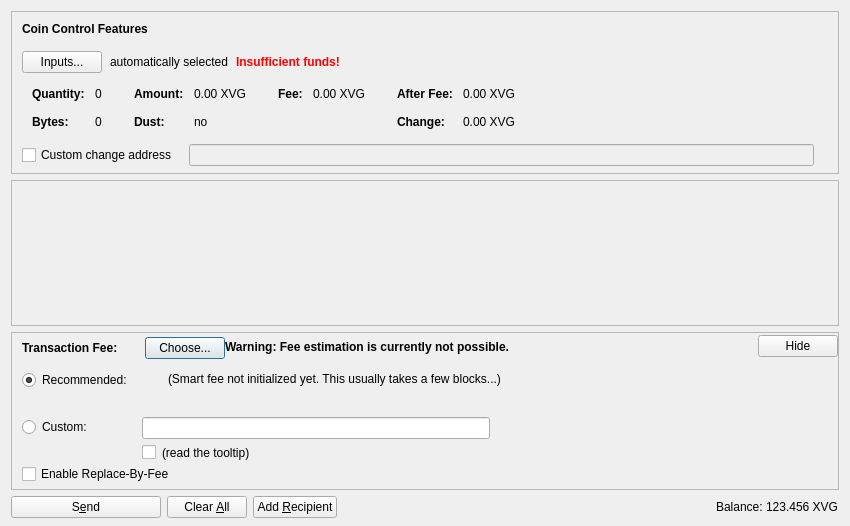
<?xml version="1.0" encoding="UTF-8"?>
<ui version="4.0">
 <class>SendCoinsDialog</class>
 <widget class="QDialog" name="SendCoinsDialog">
  <property name="geometry">
   <rect>
    <x>0</x>
    <y>0</y>
    <width>850</width>
    <height>526</height>
   </rect>
  </property>
  <property name="windowTitle">
   <string>Send Coins</string>
  </property>
  <layout class="QVBoxLayout" name="verticalLayout" stretch="0,1,0,0">
   <property name="bottomMargin">
    <number>8</number>
   </property>
   <item>
    <widget class="QFrame" name="frameCoinControl">
     <property name="sizePolicy">
      <sizepolicy hsizetype="Expanding" vsizetype="Expanding">
       <horstretch>0</horstretch>
       <verstretch>0</verstretch>
      </sizepolicy>
     </property>
     <property name="maximumSize">
      <size>
       <width>16777215</width>
       <height>16777215</height>
      </size>
     </property>
     <property name="frameShape">
      <enum>QFrame::StyledPanel</enum>
     </property>
     <property name="frameShadow">
      <enum>QFrame::Sunken</enum>
     </property>
     <layout class="QVBoxLayout" name="verticalLayoutCoinControl2">
      <property name="spacing">
       <number>0</number>
      </property>
      <property name="leftMargin">
       <number>0</number>
      </property>
      <property name="topMargin">
       <number>0</number>
      </property>
      <property name="rightMargin">
       <number>0</number>
      </property>
      <property name="bottomMargin">
       <number>6</number>
      </property>
      <item>
       <layout class="QVBoxLayout" name="verticalLayoutCoinControl" stretch="0,0,0,0,1">
        <property name="spacing">
         <number>0</number>
        </property>
        <property name="leftMargin">
         <number>10</number>
        </property>
        <property name="topMargin">
         <number>10</number>
        </property>
        <item>
         <layout class="QHBoxLayout" name="horizontalLayoutCoinControl1">
          <property name="bottomMargin">
           <number>15</number>
          </property>
          <item>
           <widget class="QLabel" name="labelCoinControlFeatures">
            <property name="sizePolicy">
             <sizepolicy hsizetype="Preferred" vsizetype="Maximum">
              <horstretch>0</horstretch>
              <verstretch>0</verstretch>
             </sizepolicy>
            </property>
            <property name="font">
             <font>
              <weight>75</weight>
              <bold>true</bold>
             </font>
            </property>
            <property name="styleSheet">
             <string notr="true">font-weight:bold;</string>
            </property>
            <property name="text">
             <string>Coin Control Features</string>
            </property>
           </widget>
          </item>
         </layout>
        </item>
        <item>
         <layout class="QHBoxLayout" name="horizontalLayoutCoinControl2" stretch="0,0,0,0">
          <property name="spacing">
           <number>8</number>
          </property>
          <property name="bottomMargin">
           <number>10</number>
          </property>
          <item>
           <widget class="QPushButton" name="pushButtonCoinControl">
            <property name="styleSheet">
             <string notr="true"/>
            </property>
            <property name="text">
             <string>Inputs...</string>
            </property>
            <property name="autoDefault">
             <bool>false</bool>
            </property>
           </widget>
          </item>
          <item>
           <widget class="QLabel" name="labelCoinControlAutomaticallySelected">
            <property name="text">
             <string>automatically selected</string>
            </property>
            <property name="margin">
             <number>5</number>
            </property>
           </widget>
          </item>
          <item>
           <widget class="QLabel" name="labelCoinControlInsuffFunds">
            <property name="font">
             <font>
              <weight>75</weight>
              <bold>true</bold>
             </font>
            </property>
            <property name="styleSheet">
             <string notr="true">color:red;font-weight:bold;</string>
            </property>
            <property name="text">
             <string>Insufficient funds!</string>
            </property>
            <property name="margin">
             <number>5</number>
            </property>
           </widget>
          </item>
          <item>
           <spacer name="horizontalSpacerCoinControl">
            <property name="orientation">
             <enum>Qt::Horizontal</enum>
            </property>
            <property name="sizeHint" stdset="0">
             <size>
              <width>40</width>
              <height>1</height>
             </size>
            </property>
           </spacer>
          </item>
         </layout>
        </item>
        <item>
         <widget class="QWidget" name="widgetCoinControl" native="true">
          <property name="sizePolicy">
           <sizepolicy hsizetype="Preferred" vsizetype="Preferred">
            <horstretch>0</horstretch>
            <verstretch>0</verstretch>
           </sizepolicy>
          </property>
          <property name="minimumSize">
           <size>
            <width>0</width>
            <height>0</height>
           </size>
          </property>
          <property name="styleSheet">
           <string notr="true"/>
          </property>
          <layout class="QHBoxLayout" name="horizontalLayoutCoinControl5">
           <property name="leftMargin">
            <number>0</number>
           </property>
           <property name="topMargin">
            <number>0</number>
           </property>
           <property name="rightMargin">
            <number>0</number>
           </property>
           <property name="bottomMargin">
            <number>0</number>
           </property>
           <item>
            <layout class="QHBoxLayout" name="horizontalLayoutCoinControl3" stretch="0,0,0,1">
             <property name="spacing">
              <number>20</number>
             </property>
             <property name="topMargin">
              <number>0</number>
             </property>
             <property name="bottomMargin">
              <number>10</number>
             </property>
             <item>
              <layout class="QFormLayout" name="formLayoutCoinControl1">
               <property name="horizontalSpacing">
                <number>10</number>
               </property>
               <property name="verticalSpacing">
                <number>14</number>
               </property>
               <property name="leftMargin">
                <number>10</number>
               </property>
               <property name="topMargin">
                <number>4</number>
               </property>
               <property name="rightMargin">
                <number>6</number>
               </property>
               <item row="0" column="0">
                <widget class="QLabel" name="labelCoinControlQuantityText">
                 <property name="font">
                  <font>
                   <weight>75</weight>
                   <bold>true</bold>
                  </font>
                 </property>
                 <property name="text">
                  <string>Quantity:</string>
                 </property>
                 <property name="margin">
                  <number>0</number>
                 </property>
                </widget>
               </item>
               <item row="0" column="1">
                <widget class="QLabel" name="labelCoinControlQuantity">
                 <property name="cursor">
                  <cursorShape>IBeamCursor</cursorShape>
                 </property>
                 <property name="contextMenuPolicy">
                  <enum>Qt::ActionsContextMenu</enum>
                 </property>
                 <property name="text">
                  <string notr="true">0</string>
                 </property>
                 <property name="margin">
                  <number>0</number>
                 </property>
                 <property name="textInteractionFlags">
                  <set>Qt::LinksAccessibleByMouse|Qt::TextSelectableByKeyboard|Qt::TextSelectableByMouse</set>
                 </property>
                </widget>
               </item>
               <item row="1" column="0">
                <widget class="QLabel" name="labelCoinControlBytesText">
                 <property name="font">
                  <font>
                   <weight>75</weight>
                   <bold>true</bold>
                  </font>
                 </property>
                 <property name="text">
                  <string>Bytes:</string>
                 </property>
                </widget>
               </item>
               <item row="1" column="1">
                <widget class="QLabel" name="labelCoinControlBytes">
                 <property name="cursor">
                  <cursorShape>IBeamCursor</cursorShape>
                 </property>
                 <property name="contextMenuPolicy">
                  <enum>Qt::ActionsContextMenu</enum>
                 </property>
                 <property name="text">
                  <string notr="true">0</string>
                 </property>
                 <property name="textInteractionFlags">
                  <set>Qt::LinksAccessibleByMouse|Qt::TextSelectableByKeyboard|Qt::TextSelectableByMouse</set>
                 </property>
                </widget>
               </item>
              </layout>
             </item>
             <item>
              <layout class="QFormLayout" name="formLayoutCoinControl2">
               <property name="horizontalSpacing">
                <number>10</number>
               </property>
               <property name="verticalSpacing">
                <number>14</number>
               </property>
               <property name="leftMargin">
                <number>6</number>
               </property>
               <property name="topMargin">
                <number>4</number>
               </property>
               <property name="rightMargin">
                <number>6</number>
               </property>
               <item row="0" column="0">
                <widget class="QLabel" name="labelCoinControlAmountText">
                 <property name="font">
                  <font>
                   <weight>75</weight>
                   <bold>true</bold>
                  </font>
                 </property>
                 <property name="text">
                  <string>Amount:</string>
                 </property>
                 <property name="margin">
                  <number>0</number>
                 </property>
                </widget>
               </item>
               <item row="0" column="1">
                <widget class="QLabel" name="labelCoinControlAmount">
                 <property name="cursor">
                  <cursorShape>IBeamCursor</cursorShape>
                 </property>
                 <property name="contextMenuPolicy">
                  <enum>Qt::ActionsContextMenu</enum>
                 </property>
                 <property name="text">
                  <string notr="true">0.00 XVG</string>
                 </property>
                 <property name="textInteractionFlags">
                  <set>Qt::LinksAccessibleByMouse|Qt::TextSelectableByKeyboard|Qt::TextSelectableByMouse</set>
                 </property>
                </widget>
               </item>
               <item row="1" column="0">
                <widget class="QLabel" name="labelCoinControlLowOutputText">
                 <property name="font">
                  <font>
                   <weight>75</weight>
                   <bold>true</bold>
                  </font>
                 </property>
                 <property name="text">
                  <string>Dust:</string>
                 </property>
                </widget>
               </item>
               <item row="1" column="1">
                <widget class="QLabel" name="labelCoinControlLowOutput">
                 <property name="cursor">
                  <cursorShape>IBeamCursor</cursorShape>
                 </property>
                 <property name="contextMenuPolicy">
                  <enum>Qt::ActionsContextMenu</enum>
                 </property>
                 <property name="text">
                  <string notr="true">no</string>
                 </property>
                 <property name="textInteractionFlags">
                  <set>Qt::LinksAccessibleByMouse|Qt::TextSelectableByKeyboard|Qt::TextSelectableByMouse</set>
                 </property>
                </widget>
               </item>
              </layout>
             </item>
             <item>
              <layout class="QFormLayout" name="formLayoutCoinControl3">
               <property name="horizontalSpacing">
                <number>10</number>
               </property>
               <property name="verticalSpacing">
                <number>14</number>
               </property>
               <property name="leftMargin">
                <number>6</number>
               </property>
               <property name="topMargin">
                <number>4</number>
               </property>
               <property name="rightMargin">
                <number>6</number>
               </property>
               <item row="0" column="0">
                <widget class="QLabel" name="labelCoinControlFeeText">
                 <property name="font">
                  <font>
                   <weight>75</weight>
                   <bold>true</bold>
                  </font>
                 </property>
                 <property name="text">
                  <string>Fee:</string>
                 </property>
                 <property name="margin">
                  <number>0</number>
                 </property>
                </widget>
               </item>
               <item row="0" column="1">
                <widget class="QLabel" name="labelCoinControlFee">
                 <property name="cursor">
                  <cursorShape>IBeamCursor</cursorShape>
                 </property>
                 <property name="contextMenuPolicy">
                  <enum>Qt::ActionsContextMenu</enum>
                 </property>
                 <property name="text">
                  <string notr="true">0.00 XVG</string>
                 </property>
                 <property name="textInteractionFlags">
                  <set>Qt::LinksAccessibleByMouse|Qt::TextSelectableByKeyboard|Qt::TextSelectableByMouse</set>
                 </property>
                </widget>
               </item>
              </layout>
             </item>
             <item>
              <layout class="QFormLayout" name="formLayoutCoinControl4">
               <property name="horizontalSpacing">
                <number>10</number>
               </property>
               <property name="verticalSpacing">
                <number>14</number>
               </property>
               <property name="leftMargin">
                <number>6</number>
               </property>
               <property name="topMargin">
                <number>4</number>
               </property>
               <property name="rightMargin">
                <number>6</number>
               </property>
               <item row="0" column="0">
                <widget class="QLabel" name="labelCoinControlAfterFeeText">
                 <property name="font">
                  <font>
                   <weight>75</weight>
                   <bold>true</bold>
                  </font>
                 </property>
                 <property name="text">
                  <string>After Fee:</string>
                 </property>
                 <property name="margin">
                  <number>0</number>
                 </property>
                </widget>
               </item>
               <item row="0" column="1">
                <widget class="QLabel" name="labelCoinControlAfterFee">
                 <property name="cursor">
                  <cursorShape>IBeamCursor</cursorShape>
                 </property>
                 <property name="contextMenuPolicy">
                  <enum>Qt::ActionsContextMenu</enum>
                 </property>
                 <property name="text">
                  <string notr="true">0.00 XVG</string>
                 </property>
                 <property name="textInteractionFlags">
                  <set>Qt::LinksAccessibleByMouse|Qt::TextSelectableByKeyboard|Qt::TextSelectableByMouse</set>
                 </property>
                </widget>
               </item>
               <item row="1" column="0">
                <widget class="QLabel" name="labelCoinControlChangeText">
                 <property name="font">
                  <font>
                   <weight>75</weight>
                   <bold>true</bold>
                  </font>
                 </property>
                 <property name="text">
                  <string>Change:</string>
                 </property>
                </widget>
               </item>
               <item row="1" column="1">
                <widget class="QLabel" name="labelCoinControlChange">
                 <property name="cursor">
                  <cursorShape>IBeamCursor</cursorShape>
                 </property>
                 <property name="contextMenuPolicy">
                  <enum>Qt::ActionsContextMenu</enum>
                 </property>
                 <property name="text">
                  <string notr="true">0.00 XVG</string>
                 </property>
                 <property name="textInteractionFlags">
                  <set>Qt::LinksAccessibleByMouse|Qt::TextSelectableByKeyboard|Qt::TextSelectableByMouse</set>
                 </property>
                </widget>
               </item>
              </layout>
             </item>
            </layout>
           </item>
          </layout>
         </widget>
        </item>
        <item>
         <layout class="QHBoxLayout" name="horizontalLayoutCoinControl4" stretch="0,0,0">
          <property name="spacing">
           <number>12</number>
          </property>
          <property name="sizeConstraint">
           <enum>QLayout::SetDefaultConstraint</enum>
          </property>
          <property name="topMargin">
           <number>5</number>
          </property>
          <property name="rightMargin">
           <number>5</number>
          </property>
          <item>
           <widget class="QCheckBox" name="checkBoxCoinControlChange">
            <property name="toolTip">
             <string>If this is activated, but the change address is empty or invalid, change will be sent to a newly generated address.</string>
            </property>
            <property name="text">
             <string>Custom change address</string>
            </property>
           </widget>
          </item>
          <item>
           <widget class="QValidatedLineEdit" name="lineEditCoinControlChange">
            <property name="enabled">
             <bool>false</bool>
            </property>
            <property name="sizePolicy">
             <sizepolicy hsizetype="Expanding" vsizetype="Fixed">
              <horstretch>0</horstretch>
              <verstretch>0</verstretch>
             </sizepolicy>
            </property>
           </widget>
          </item>
          <item>
           <widget class="QLabel" name="labelCoinControlChangeLabel">
            <property name="sizePolicy">
             <sizepolicy hsizetype="Preferred" vsizetype="Expanding">
              <horstretch>0</horstretch>
              <verstretch>0</verstretch>
             </sizepolicy>
            </property>
            <property name="minimumSize">
             <size>
              <width>0</width>
              <height>0</height>
             </size>
            </property>
            <property name="text">
             <string/>
            </property>
            <property name="margin">
             <number>3</number>
            </property>
           </widget>
          </item>
         </layout>
        </item>
        <item>
         <spacer name="verticalSpacerCoinControl">
          <property name="orientation">
           <enum>Qt::Vertical</enum>
          </property>
          <property name="sizeHint" stdset="0">
           <size>
            <width>800</width>
            <height>1</height>
           </size>
          </property>
         </spacer>
        </item>
       </layout>
      </item>
     </layout>
    </widget>
   </item>
   <item>
    <widget class="QScrollArea" name="scrollArea">
     <property name="widgetResizable">
      <bool>true</bool>
     </property>
     <widget class="QWidget" name="scrollAreaWidgetContents">
      <property name="geometry">
       <rect>
        <x>0</x>
        <y>0</y>
        <width>830</width>
        <height>104</height>
       </rect>
      </property>
      <layout class="QVBoxLayout" name="verticalLayout_2" stretch="0,1">
       <property name="leftMargin">
        <number>0</number>
       </property>
       <property name="topMargin">
        <number>0</number>
       </property>
       <property name="rightMargin">
        <number>0</number>
       </property>
       <property name="bottomMargin">
        <number>0</number>
       </property>
       <item>
        <layout class="QVBoxLayout" name="entries">
         <property name="spacing">
          <number>6</number>
         </property>
        </layout>
       </item>
       <item>
        <spacer name="verticalSpacer">
         <property name="orientation">
          <enum>Qt::Vertical</enum>
         </property>
         <property name="sizeHint" stdset="0">
          <size>
           <width>20</width>
           <height>40</height>
          </size>
         </property>
        </spacer>
       </item>
      </layout>
     </widget>
    </widget>
   </item>
   <item>
    <widget class="QFrame" name="frameFee">
     <property name="sizePolicy">
      <sizepolicy hsizetype="Expanding" vsizetype="Expanding">
       <horstretch>0</horstretch>
       <verstretch>0</verstretch>
      </sizepolicy>
     </property>
     <property name="maximumSize">
      <size>
       <width>16777215</width>
       <height>16777215</height>
      </size>
     </property>
     <property name="frameShape">
      <enum>QFrame::StyledPanel</enum>
     </property>
     <property name="frameShadow">
      <enum>QFrame::Sunken</enum>
     </property>
     <layout class="QVBoxLayout" name="verticalLayoutFee1">
      <property name="spacing">
       <number>0</number>
      </property>
      <property name="leftMargin">
       <number>0</number>
      </property>
      <property name="topMargin">
       <number>0</number>
      </property>
      <property name="rightMargin">
       <number>0</number>
      </property>
      <property name="bottomMargin">
       <number>0</number>
      </property>
      <item>
       <layout class="QVBoxLayout" name="verticalLayoutFee2" stretch="0,0,0">
        <property name="spacing">
         <number>0</number>
        </property>
        <property name="leftMargin">
         <number>10</number>
        </property>
        <property name="topMargin">
         <number>0</number>
        </property>
        <item>
         <layout class="QHBoxLayout" name="horizontalLayoutFee1">
          <property name="bottomMargin">
           <number>0</number>
          </property>
          <item>
           <layout class="QVBoxLayout" name="verticalLayoutFee7">
            <property name="spacing">
             <number>0</number>
            </property>
            <item>
             <spacer name="verticalSpacerSmartFee">
              <property name="orientation">
               <enum>Qt::Vertical</enum>
              </property>
              <property name="sizeType">
               <enum>QSizePolicy::Fixed</enum>
              </property>
              <property name="sizeHint" stdset="0">
               <size>
                <width>1</width>
                <height>4</height>
               </size>
              </property>
             </spacer>
            </item>
            <item>
             <layout class="QHBoxLayout" name="horizontalLayoutSmartFee">
              <property name="spacing">
               <number>10</number>
              </property>
              <item>
               <widget class="QLabel" name="labelFeeHeadline">
                <property name="sizePolicy">
                 <sizepolicy hsizetype="Preferred" vsizetype="Maximum">
                  <horstretch>0</horstretch>
                  <verstretch>0</verstretch>
                 </sizepolicy>
                </property>
                <property name="font">
                 <font>
                  <weight>75</weight>
                  <bold>true</bold>
                 </font>
                </property>
                <property name="styleSheet">
                 <string notr="true">font-weight:bold;</string>
                </property>
                <property name="text">
                 <string>Transaction Fee:</string>
                </property>
               </widget>
              </item>
              <item>
               <widget class="QLabel" name="labelFeeMinimized">
                <property name="text">
                 <string/>
                </property>
               </widget>
              </item>
              <item>
               <widget class="QPushButton" name="buttonChooseFee">
                <property name="text">
                 <string>Choose...</string>
                </property>
               </widget>
              </item>
             </layout>
            </item>
            <item>
             <spacer name="verticalSpacer_5">
              <property name="orientation">
               <enum>Qt::Vertical</enum>
              </property>
              <property name="sizeHint" stdset="0">
               <size>
                <width>1</width>
                <height>1</height>
               </size>
              </property>
             </spacer>
            </item>
           </layout>
          </item>
          <item>
           <widget class="QLabel" name="fallbackFeeWarningLabel">
            <property name="toolTip">
             <string>Using the fallbackfee can result in sending a transaction that will take several hours or days (or never) to confirm. Consider choosing your fee manually or wait until you have validated the complete chain.</string>
            </property>
            <property name="font">
            <font>
                <weight>75</weight>
                <bold>true</bold>
            </font>
            </property>
            <property name="text">
             <string>Warning: Fee estimation is currently not possible.</string>
            </property>
            <property name="wordWrap">
             <bool>false</bool>
            </property>
           </widget>
          </item>
          <item>
           <spacer name="horizontalSpacer_4">
            <property name="orientation">
             <enum>Qt::Horizontal</enum>
            </property>
            <property name="sizeType">
             <enum>QSizePolicy::MinimumExpanding</enum>
            </property>
            <property name="sizeHint" stdset="0">
             <size>
              <width>40</width>
              <height>20</height>
             </size>
            </property>
           </spacer>
          </item>
          <item>
           <widget class="QPushButton" name="buttonMinimizeFee">
            <property name="toolTip">
             <string>collapse fee-settings</string>
            </property>
            <property name="text">
             <string>Hide</string>
            </property>
           </widget>
          </item>
         </layout>
        </item>
        <item>
         <widget class="QFrame" name="frameFeeSelection">
          <layout class="QVBoxLayout" name="verticalLayoutFee12">
           <property name="spacing">
            <number>0</number>
           </property>
           <property name="leftMargin">
            <number>0</number>
           </property>
           <property name="topMargin">
            <number>0</number>
           </property>
           <property name="rightMargin">
            <number>0</number>
           </property>
           <property name="bottomMargin">
            <number>0</number>
           </property>
           <item>
            <layout class="QGridLayout" name="gridLayoutFee">
             <property name="topMargin">
              <number>10</number>
             </property>
             <property name="bottomMargin">
              <number>4</number>
             </property>
             <property name="horizontalSpacing">
              <number>10</number>
             </property>
             <property name="verticalSpacing">
              <number>4</number>
             </property>
             <item row="1" column="1">
              <layout class="QVBoxLayout" name="verticalLayoutFee8">
               <property name="spacing">
                <number>6</number>
               </property>
               <item>
                <layout class="QHBoxLayout" name="horizontalLayoutFee13">
                 <item>
                  <widget class="bitphantomAmountField" name="customFee"/>
                 </item>
                 <item>
                  <spacer name="horizontalSpacer_6">
                   <property name="orientation">
                    <enum>Qt::Horizontal</enum>
                   </property>
                   <property name="sizeHint" stdset="0">
                    <size>
                     <width>1</width>
                     <height>1</height>
                    </size>
                   </property>
                  </spacer>
                 </item>
                </layout>
               </item>
               <item>
                <layout class="QHBoxLayout" name="horizontalLayoutFee8">
                 <item>
                  <widget class="QCheckBox" name="checkBoxMinimumFee">
                   <property name="toolTip">
                    <string>Paying only the minimum fee is just fine as long as there is less transaction volume than space in the blocks. But be aware that this can end up in a never confirming transaction once there is more demand for bitphantom transactions than the network can process.</string>
                   </property>
                   <property name="text">
                    <string/>
                   </property>
                  </widget>
                 </item>
                 <item>
                  <widget class="QLabel" name="labelMinFeeWarning">
                   <property name="enabled">
                    <bool>true</bool>
                   </property>
                   <property name="toolTip">
                    <string>Paying only the minimum fee is just fine as long as there is less transaction volume than space in the blocks. But be aware that this can end up in a never confirming transaction once there is more demand for bitphantom transactions than the network can process.</string>
                   </property>
                   <property name="text">
                    <string>(read the tooltip)</string>
                   </property>
                   <property name="margin">
                    <number>5</number>
                   </property>
                  </widget>
                 </item>
                 <item>
                  <spacer name="horizontalSpacer_2">
                   <property name="orientation">
                    <enum>Qt::Horizontal</enum>
                   </property>
                   <property name="sizeHint" stdset="0">
                    <size>
                     <width>1</width>
                     <height>1</height>
                    </size>
                   </property>
                  </spacer>
                 </item>
                </layout>
               </item>
              </layout>
             </item>
             <item row="0" column="0">
              <layout class="QVBoxLayout" name="verticalLayoutFee4" stretch="0,1">
               <item>
                <widget class="QRadioButton" name="radioSmartFee">
                 <property name="text">
                  <string>Recommended:</string>
                 </property>
                 <property name="checked">
                  <bool>true</bool>
                 </property>
                 <attribute name="buttonGroup">
                  <string notr="true">groupFee</string>
                 </attribute>
                </widget>
               </item>
               <item>
                <spacer name="verticalSpacer_2">
                 <property name="orientation">
                  <enum>Qt::Vertical</enum>
                 </property>
                 <property name="sizeHint" stdset="0">
                  <size>
                   <width>1</width>
                   <height>1</height>
                  </size>
                 </property>
                </spacer>
               </item>
              </layout>
             </item>
             <item row="1" column="0">
              <layout class="QVBoxLayout" name="verticalLayoutFee9" stretch="0,1">
               <item>
                <widget class="QRadioButton" name="radioCustomFee">
                 <property name="text">
                  <string>Custom:</string>
                 </property>
                 <attribute name="buttonGroup">
                  <string notr="true">groupFee</string>
                 </attribute>
                </widget>
               </item>
               <item>
                <spacer name="verticalSpacer_6">
                 <property name="orientation">
                  <enum>Qt::Vertical</enum>
                 </property>
                 <property name="sizeHint" stdset="0">
                  <size>
                   <width>1</width>
                   <height>1</height>
                  </size>
                 </property>
                </spacer>
               </item>
              </layout>
             </item>
             <item row="0" column="1">
              <layout class="QVBoxLayout" name="verticalLayoutFee3" stretch="0,0,1">
               <property name="spacing">
                <number>6</number>
               </property>
               <property name="topMargin">
                <number>2</number>
               </property>
               <item>
                <layout class="QHBoxLayout" name="horizontalLayoutFee12">
                 <item>
                  <widget class="QLabel" name="labelSmartFee">
                   <property name="text">
                    <string/>
                   </property>
                   <property name="margin">
                    <number>2</number>
                   </property>
                  </widget>
                 </item>
                 <item>
                  <widget class="QLabel" name="labelFeeEstimation">
                   <property name="text">
                    <string/>
                   </property>
                  </widget>
                 </item>
                 <item>
                  <widget class="QLabel" name="labelSmartFee2">
                   <property name="text">
                    <string>(Smart fee not initialized yet. This usually takes a few blocks...)</string>
                   </property>
                   <property name="margin">
                    <number>2</number>
                   </property>
                  </widget>
                 </item>
                 <item>
                  <spacer name="horizontalSpacer_5">
                   <property name="orientation">
                    <enum>Qt::Horizontal</enum>
                   </property>
                   <property name="sizeHint" stdset="0">
                    <size>
                     <width>1</width>
                     <height>1</height>
                    </size>
                   </property>
                  </spacer>
                 </item>
                </layout>
               </item>
               <item>
                <layout class="QHBoxLayout" name="horizontalLayoutFee9">
                 <item>
                  <layout class="QVBoxLayout" name="verticalLayoutFee6">
                   <item>
                    <widget class="QLabel" name="labelSmartFee3">
                    
                     <property name="margin">
                      <number>2</number>
                     </property>
                    </widget>
                   </item>
                   <item>
                    <spacer name="verticalSpacer_3">
                     <property name="orientation">
                      <enum>Qt::Vertical</enum>
                     </property>
                     <property name="sizeHint" stdset="0">
                      <size>
                       <width>1</width>
                       <height>1</height>
                      </size>
                     </property>
                    </spacer>
                   </item>
                  </layout>
                 </item>
                 <item>
                  <layout class="QVBoxLayout" name="verticalLayoutFee5">
                   <property name="rightMargin">
                    <number>30</number>
                   </property>
                   <item>
                    <layout class="QHBoxLayout" name="horizontalLayoutConfTarget">
                     <property name="bottomMargin">
                      <number>0</number>
                     </property>
                     <item>
                      <spacer name="horizontalSpacerConfTarget">
                       <property name="orientation">
                        <enum>Qt::Horizontal</enum>
                       </property>
                       <property name="sizeHint" stdset="0">
                        <size>
                         <width>40</width>
                         <height>20</height>
                        </size>
                       </property>
                      </spacer>
                     </item>
                    </layout>
                   </item>
                  </layout>
                 </item>
                </layout>
               </item>
               <item>
                <spacer name="verticalSpacer_4">
                 <property name="orientation">
                  <enum>Qt::Vertical</enum>
                 </property>
                 <property name="sizeHint" stdset="0">
                  <size>
                   <width>1</width>
                   <height>1</height>
                  </size>
                 </property>
                </spacer>
               </item>
              </layout>
             </item>
            </layout>
           </item>
           <item>
            <widget class="QCheckBox" name="optInRBF">
             <property name="text">
              <string>Enable Replace-By-Fee</string>
             </property>
             <property name="toolTip">
              <string>With Replace-By-Fee (BIP-125) you can increase a transaction's fee after it is sent. Without this, a higher fee may be recommended to compensate for increased transaction delay risk.</string>
             </property>
            </widget>
           </item>
          </layout>
         </widget>
        </item>
        <item>
         <spacer name="verticalSpacerFee">
          <property name="orientation">
           <enum>Qt::Vertical</enum>
          </property>
          <property name="sizeHint" stdset="0">
           <size>
            <width>40</width>
            <height>5</height>
           </size>
          </property>
         </spacer>
        </item>
       </layout>
      </item>
     </layout>
    </widget>
   </item>
   <item>
    <layout class="QHBoxLayout" name="horizontalLayout">
     <item>
      <widget class="QPushButton" name="sendButton">
       <property name="minimumSize">
        <size>
         <width>150</width>
         <height>0</height>
        </size>
       </property>
       <property name="toolTip">
        <string>Confirm the send action</string>
       </property>
       <property name="text">
        <string>S&amp;end</string>
       </property>
       <property name="icon">
        <iconset resource="../bitphantom.qrc">
         <normaloff>:/icons/send</normaloff>:/icons/send</iconset>
       </property>
       <property name="autoDefault">
        <bool>false</bool>
       </property>
       <property name="default">
        <bool>false</bool>
       </property>
      </widget>
     </item>
     <item>
      <widget class="QPushButton" name="clearButton">
       <property name="sizePolicy">
        <sizepolicy hsizetype="Minimum" vsizetype="Fixed">
         <horstretch>0</horstretch>
         <verstretch>0</verstretch>
        </sizepolicy>
       </property>
       <property name="toolTip">
        <string>Clear all fields of the form.</string>
       </property>
       <property name="text">
        <string>Clear &amp;All</string>
       </property>
       <property name="icon">
        <iconset resource="../bitphantom.qrc">
         <normaloff>:/icons/remove</normaloff>:/icons/remove</iconset>
       </property>
       <property name="autoDefault">
        <bool>false</bool>
       </property>
      </widget>
     </item>
     <item>
      <widget class="QPushButton" name="addButton">
       <property name="toolTip">
        <string>Send to multiple recipients at once</string>
       </property>
       <property name="text">
        <string>Add &amp;Recipient</string>
       </property>
       <property name="icon">
        <iconset resource="../bitphantom.qrc">
         <normaloff>:/icons/add</normaloff>:/icons/add</iconset>
       </property>
       <property name="autoDefault">
        <bool>false</bool>
       </property>
      </widget>
     </item>
     <item>
      <spacer name="horizontalSpacer">
       <property name="orientation">
        <enum>Qt::Horizontal</enum>
       </property>
       <property name="sizeHint" stdset="0">
        <size>
         <width>40</width>
         <height>20</height>
        </size>
       </property>
      </spacer>
     </item>
     <item>
      <layout class="QHBoxLayout" name="horizontalLayout_2">
       <property name="spacing">
        <number>3</number>
       </property>
       <item>
        <widget class="QLabel" name="label">
         <property name="sizePolicy">
          <sizepolicy hsizetype="Preferred" vsizetype="Fixed">
           <horstretch>0</horstretch>
           <verstretch>0</verstretch>
          </sizepolicy>
         </property>
         <property name="text">
          <string>Balance:</string>
         </property>
        </widget>
       </item>
       <item>
        <widget class="QLabel" name="labelBalance">
         <property name="sizePolicy">
          <sizepolicy hsizetype="Preferred" vsizetype="Fixed">
           <horstretch>0</horstretch>
           <verstretch>0</verstretch>
          </sizepolicy>
         </property>
         <property name="cursor">
          <cursorShape>IBeamCursor</cursorShape>
         </property>
         <property name="text">
          <string notr="true">123.456 XVG</string>
         </property>
         <property name="textInteractionFlags">
          <set>Qt::LinksAccessibleByMouse|Qt::TextSelectableByKeyboard|Qt::TextSelectableByMouse</set>
         </property>
        </widget>
       </item>
      </layout>
     </item>
    </layout>
   </item>
  </layout>
 </widget>
 <customwidgets>
  <customwidget>
   <class>QValidatedLineEdit</class>
   <extends>QLineEdit</extends>
   <header>qt/qvalidatedlineedit.h</header>
  </customwidget>
  <customwidget>
   <class>bitphantomAmountField</class>
   <extends>QLineEdit</extends>
   <header>qt/bitphantomamountfield.h</header>
   <container>1</container>
  </customwidget>
 </customwidgets>
 <resources>
  <include location="../bitphantom.qrc"/>
 </resources>
 <connections/>
 <buttongroups>
  <buttongroup name="groupFee"/>
 </buttongroups>
</ui>
